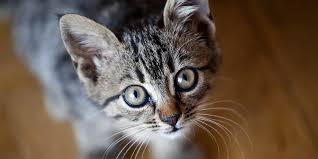
#> input picture PhucNguyen/deploy/test/image/cat.jpeg, 318 x 159 px; its folder holds only this picture in this run
$ python -i Utilities.py   (imports and definitions only)
#> lines starting #> are read from the running program, lines starting #| are printed output that depends on the picture; after the words box and inside, x2 and y2 are one past the last pixel; in counts of white or black regions, pixels touching at a corner belong together
import csv
import os
import glob
import cv2
import dlib
# import math
import numpy
import yaml
import threading
import operator
from collections import Counter
# import cvlib.utils
import time
import base64

from ast import literal_eval
# from scipy.spatial import distance
# from PIL import Image, ImageDraw, ImageFont

IMAGE_SHOW = 0


class CyclicTimer:
    """
    Cyclic timer, use for ingesting process.

    Attributes:
        callback (function): function to callback.
        kwargs (dictionary): arguments of callback function.
        interval (int): timer interval.
        isStart (bool): is start flag.
        lock (object): threading lock object.
        cond (object): threading condition object.
        thread (object): thread object.
    """

    # [72 lines left out: functions __init__, _callback, start, stop, not called in this run]


class Utilities:
    """
    Utility functions.
    """
    MIN_SIZE = (70,70)
    HISTOGRAM_SIZE_HSV = [6, 8, 4]
    HISTOGRAM_SIZE_BGR = [8, 8, 8]

    COLOR_TABLE_BGR = [
        numpy.array([0, 0, 0], dtype=numpy.float32), # BLACK
        numpy.array([255, 255, 255], dtype=numpy.float32), # WHITE
        numpy.array([0, 0, 255], dtype=numpy.float32), # RED
        numpy.array([0, 255, 0], dtype=numpy.float32), # LIME
        numpy.array([255, 0, 0], dtype=numpy.float32), # BLUE
        numpy.array([0, 255, 255], dtype=numpy.float32), # YELLOW
        numpy.array([255, 255, 0], dtype=numpy.float32), # CYAN
        numpy.array([255, 0, 255], dtype=numpy.float32), # MAGENTA
        numpy.array([192, 192, 192], dtype=numpy.float32), # SILVER
        numpy.array([128, 128, 128], dtype=numpy.float32), # GRAY
        numpy.array([0, 0, 128], dtype=numpy.float32), # MAROON
        numpy.array([0, 128, 128], dtype=numpy.float32), # OLIVE
        numpy.array([0, 128, 0], dtype=numpy.float32), # GREEN
        numpy.array([128, 0, 128], dtype=numpy.float32), # PURPLE
        numpy.array([128, 128, 0], dtype=numpy.float32), # TEAL
        numpy.array([128, 0, 0], dtype=numpy.float32), # NAVY
    ]

    COLOR_TABLE_STR = {
        0: "BLACK",
        1: "WHITE",
        2: "RED",
        3: "LIME",
        4: "BLUE",
        5: "YELLOW",
        6: "CYAN",
        7: "MAGENTA",
        8: "SILVER",
        9: "GRAY",
        10: "MAROON",
        11: "OLIVE",
        12: "GREEN",
        13: "PURPLE",
        14: "TEAL",
        15: "NAVY"
    }

    COLOR_TABLE_HSV = [
        # T.B.D need to define HSV table
    ]

    # [145 lines left out: functions convertRectangle, uniteRectangles, intersectRectangles, convertBase64toImage, areaRectangle, centerRectangle and 2 more, not called in this run]

    @staticmethod
    def computeHistogram(image, color="bgr", mask=None, size=None):
        """
        Calculate histogram.

        Args:
            image (numpy array): image.
            color (string): color space type.
            mask (numpy array): mask image.
            size (tuple): size of image.
        Returns:
            histogram (vector): histogram value of image.
        """

        histogram = None
        if mask is None:
            # generate ellipse mask
            mask = numpy.zeros(image.shape[:2], numpy.uint8)
            cv2.ellipse(
                mask, (int(image.shape[1]/2), int(image.shape[0]/2)),
                (int(image.shape[1]/2), int(image.shape[0]/2)), 0, 0, 360,
                256, -1)

        if color != "hsv":
            if size is None:
                size = Utilities.HISTOGRAM_SIZE_BGR
            histogram = cv2.calcHist(
                [image], [0, 1, 2], mask, size, [0, 256, 0, 256, 0, 256])
        else:
            if size is None:
                size = Utilities.HISTOGRAM_SIZE_HSV
            histogram = cv2.calcHist(
                [image], [0, 1, 2], mask, size, [0, 180, 0, 256, 0, 256])
        return cv2.normalize(histogram, histogram).flatten()

    # [461 lines left out: functions getMainColors, getColorValueInHistogram, compareHistograms, compareHistogramImages, cropImage, convertListArrayToTupleInt and 12 more, not called in this run]

class ByteDumper:
    """
    Dump/load data as binary type.
    """

    # [138 lines left out: functions dumpVector, loadVector, dumpRectangle, loadRectangle, dumpCoordinates, loadCoordinates and 4 more, not called in this run]


class TemplateDistance(object):
    """
    Template distance use for distance calculation.

    Attributes:
        __name (string): name of template distance.
    """

    # [45 lines left out: functions __init__, generate, calculate, not called in this run]


class EuclideanDistance(TemplateDistance):
    """
    Calculate Euclidean distance.
    """

    # [21 lines left out: functions __init__, calculate, not called in this run]
        # return numpy.sqrt(numpy.sum(numpy.power((template1-template2), 2)))


class ChiSquareDistance(TemplateDistance):
    """
    Calculate ChiSquare distance.
    """

    # [23 lines left out: functions __init__, calculate, not called in this run]
        # dist = Utilities.compareHistograms(template1, template2, cv2.HISTCMP_CHISQR)
        # return dist/100


class HistogramIntersection(TemplateDistance):
    """
    Calculate histogram intersection distance.
    """

    # [21 lines left out: functions __init__, calculate, not called in this run]


class WeightedChisquare(TemplateDistance):
    #Special class for LBP matching
    """
    Calculate Weighted Chisquare distance.
    """

    RATING_TEMPLATE = [
        2,4,4,1,4,4,2,\
        1,1,1,0,1,1,1,\
        0,1,1,1,1,1,0,\
        0,1,1,1,1,1,0,\
        0,1,1,2,1,1,0,\
        0,1,1,1,1,1,0,\
        0,0,1,1,1,0,0]

    # [35 lines left out: functions __init__, calculate, not called in this run]


class TemplateObjectDetect(object):
    """
    Template object detector.
    """

    # [31 lines left out: functions __init__, detect, normalize, not called in this run]


class KNN:
    """
    K-nearest neighbors classifier.

    Attributes:
        mK (int): number of nearest number, is a constant defined value from user.
        mMetric (string): metric to calculate distance.
        mFeature (list): list of training features.
        mLabel (list): list of training labels.
    """

    # [181 lines left out: functions __init__, setData, predict, predictNumObjects, predictList, not called in this run]

>>> import cv2
>>> picture = cv2.imread('../../deploy/test/image/cat.jpeg')
#> picture is the input picture: shape (159, 318, 3); mean B, G, R 75.4, 88.7, 105
>>> result = Utilities().computeHistogram(picture)
#> in computeHistogram, `cv2.ellipse( mask, (int(image.shape[1]/2), int(image.shape[0]/2)), (in..`:
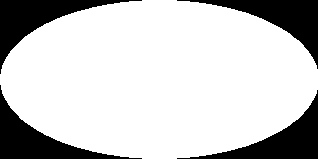
#> mask: shape (159, 318); 78.7% white; 4 black regions, box (x1, y1, x2, y2) and area: (0, 0, 142, 74) 2740, (0, 85, 142, 159) 2738, (177, 0, 318, 69) 2657, (177, 90, 318, 159) 2656
#> result = 512 values, max 0.737 at index 10, min 0 at index 3, mean 0.00731

$ run again, on PhucNguyen/deploy/test/image/dat.jpg
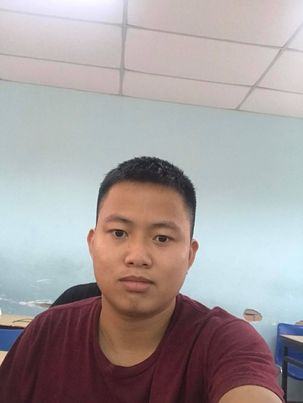
#> input picture PhucNguyen/deploy/test/image/dat.jpg, 303 x 403 px
#> picture is the input picture: shape (403, 303, 3); mean B, G, R 157.4, 156.7, 165.3
#> in computeHistogram, `cv2.ellipse( mask, (int(image.shape[1]/2), int(image.shape[0]/2)), (in..`:
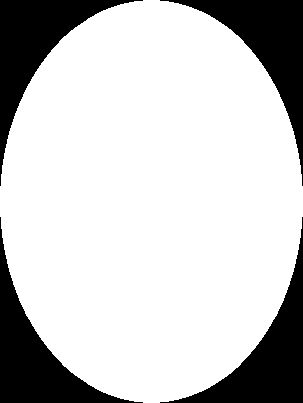
#> mask: shape (403, 303); 78.4% white; 4 black regions, box (x1, y1, x2, y2) and area: (0, 0, 143, 186) 6588, (160, 0, 303, 186) 6584, (0, 217, 143, 403) 6583, (160, 217, 303, 403) 6579
#> result = 512 values, max 0.527 at index 437, min 0 at index 3, mean 0.0069

$ run again, on PhucNguyen/deploy/test/image/test.jpg
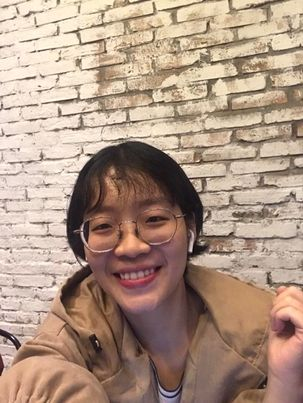
#> input picture PhucNguyen/deploy/test/image/test.jpg, 303 x 403 px
#> picture is the input picture: shape (403, 303, 3); mean B, G, R 131.9, 149.3, 174.5
#> in computeHistogram, `cv2.ellipse( mask, (int(image.shape[1]/2), int(image.shape[0]/2)), (in..`:
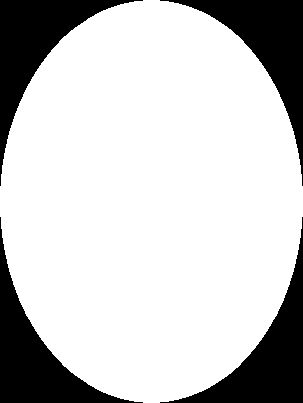
#> mask: shape (403, 303); 78.4% white; 4 black regions, box (x1, y1, x2, y2) and area: (0, 0, 143, 186) 6588, (160, 0, 303, 186) 6584, (0, 217, 143, 403) 6583, (160, 217, 303, 403) 6579
#> result = 512 values, max 0.415 at index 447, min 0 at index 3, mean 0.00884
